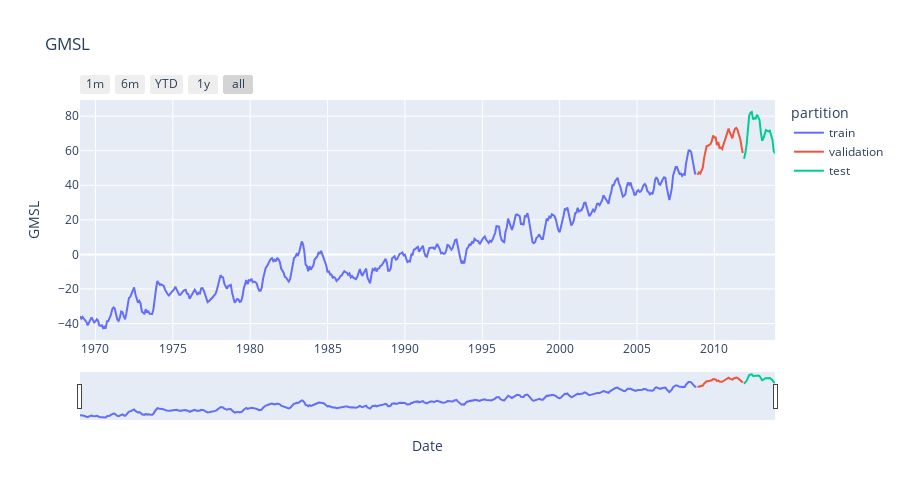

Source (notebook cell):
### Code cell
# Interactive plot of time series
# ==============================================================================
data.loc[:end_train, 'partition'] = 'train'
data.loc[end_train:end_validation, 'partition'] = 'validation'
data.loc[end_validation:, 'partition'] = 'test'

fig = px.line(
    data_frame = data.reset_index(),
    x      = 'Date',
    y      = 'GMSL',
    color  = 'partition',
    title  = 'GMSL',
    width  = 900,
    height = 500
)

fig.update_xaxes(
    rangeslider_visible=True,
    rangeselector=dict(
        buttons=list([
            dict(count=1, label="1m", step="month", stepmode="backward"),
            dict(count=6, label="6m", step="month", stepmode="backward"),
            dict(count=1, label="YTD", step="year", stepmode="todate"),
            dict(count=1, label="1y", step="year", stepmode="backward"),
            dict(step="all")
        ])
    )
)

fig.show()

data=data.drop(columns='partition')

### Figure 1 — Plotly figure (JSON) as saved in the notebook; plotly's stock layout.template omitted (floating-point values rounded to 4 significant figures; data arrays with more than 128 entries replaced by an {"elided": "..."} marker saying what was removed)
{"data": [{"hovertemplate": "partition=train<br>Date=%{x}<br>GMSL=%{y}<extra></extra>", "legendgroup": "train", "line": {"color": "#636efa", "dash": "solid"}, "marker": {"symbol": "circle"}, "mode": "lines", "name": "train", "orientation": "v", "showlegend": true, "type": "scatter", "x": {"elided": "479 str values"}, "xaxis": "x", "y": {"elided": "479 float values"}, "yaxis": "y"}, {"hovertemplate": "partition=validation<br>Date=%{x}<br>GMSL=%{y}<extra></extra>", "legendgroup": "validation", "line": {"color": "#EF553B", "dash": "solid"}, "marker": {"symbol": "circle"}, "mode": "lines", "name": "validation", "orientation": "v", "showlegend": true, "type": "scatter", "x": ["2008-12-01T00:00:00", "2009-01-01T00:00:00", "2009-02-01T00:00:00", "2009-03-01T00:00:00", "2009-04-01T00:00:00", "2009-05-01T00:00:00", "2009-06-01T00:00:00", "2009-07-01T00:00:00", "2009-08-01T00:00:00", "2009-09-01T00:00:00", "2009-10-01T00:00:00", "2009-11-01T00:00:00", "2009-12-01T00:00:00", "2010-01-01T00:00:00", "2010-02-01T00:00:00", "2010-03-01T00:00:00", "2010-04-01T00:00:00", "2010-05-01T00:00:00", "2010-06-01T00:00:00", "2010-07-01T00:00:00", "2010-08-01T00:00:00", "2010-09-01T00:00:00", "2010-10-01T00:00:00", "2010-11-01T00:00:00", "2010-12-01T00:00:00", "2011-01-01T00:00:00", "2011-02-01T00:00:00", "2011-03-01T00:00:00", "2011-04-01T00:00:00", "2011-05-01T00:00:00", "2011-06-01T00:00:00", "2011-07-01T00:00:00", "2011-08-01T00:00:00", "2011-09-01T00:00:00", "2011-10-01T00:00:00", "2011-11-01T00:00:00"], "xaxis": "x", "y": [46, 47.5, 46.8, 49, 50.2, 55.6, 59.6, 62.7, 62.9, 63.6, 63.9, 65.6, 68.8, 67.6, 67.6, 63.2, 65, 61.7, 61.8, 61, 63.3, 65.2, 68.7, 71.1, 72.8, 70.4, 68.5, 67.2, 70.6, 72.6, 73.2, 72.1, 69.3, 67, 62.6, 58.7], "yaxis": "y"}, {"hovertemplate": "partition=test<br>Date=%{x}<br>GMSL=%{y}<extra></extra>", "legendgroup": "test", "line": {"color": "#00cc96", "dash": "solid"}, "marker": {"symbol": "circle"}, "mode": "lines", "name": "test", "orientation": "v", "showlegend": true, "type": "scatter", "x": ["2011-12-01T00:00:00", "2012-01-01T00:00:00", "2012-02-01T00:00:00", "2012-03-01T00:00:00", "2012-04-01T00:00:00", "2012-05-01T00:00:00", "2012-06-01T00:00:00", "2012-07-01T00:00:00", "2012-08-01T00:00:00", "2012-09-01T00:00:00", "2012-10-01T00:00:00", "2012-11-01T00:00:00", "2012-12-01T00:00:00", "2013-01-01T00:00:00", "2013-02-01T00:00:00", "2013-03-01T00:00:00", "2013-04-01T00:00:00", "2013-05-01T00:00:00", "2013-06-01T00:00:00", "2013-07-01T00:00:00", "2013-08-01T00:00:00", "2013-09-01T00:00:00", "2013-10-01T00:00:00", "2013-11-01T00:00:00", "2013-12-01T00:00:00"], "xaxis": "x", "y": [55.4, 58.5, 63.8, 72.5, 80.4, 82, 82.4, 78.1, 78.8, 78.6, 80.8, 79.4, 77.7, 70.5, 65.7, 67, 69.8, 72, 71.5, 71.2, 71.6, 68.8, 66.4, 59.7, 58.5], "yaxis": "y"}], "layout": {"height": 500, "legend": {"title": {"text": "partition"}, "tracegroupgap": 0}, "title": {"text": "GMSL"}, "width": 900, "xaxis": {"anchor": "y", "domain": [0, 1], "rangeselector": {"buttons": [{"count": 1, "label": "1m", "step": "month", "stepmode": "backward"}, {"count": 6, "label": "6m", "step": "month", "stepmode": "backward"}, {"count": 1, "label": "YTD", "step": "year", "stepmode": "todate"}, {"count": 1, "label": "1y", "step": "year", "stepmode": "backward"}, {"step": "all"}]}, "rangeslider": {"visible": true}, "title": {"text": "Date"}}, "yaxis": {"anchor": "x", "domain": [0, 1], "title": {"text": "GMSL"}}}}
